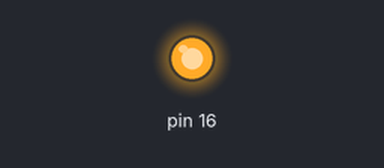
The sketch below on a simulated Arduino Uno, built with avr-gcc and run on an emulated ATmega328P. Shown: output pins drawn as LEDs (lit = HIGH).

Above: at 0.1 s.
Timing chart, 0 to 1.6 s (numbered marks = the images above):
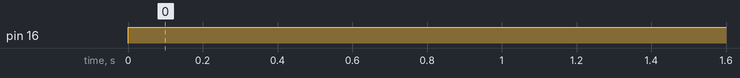

Measured:
- by itself, pin 16: LOW → HIGH at 0.00 s

The sketch:

Infrared.ino
```cpp
// the setup function runs once when you press reset or power the board
void setup() {
  pinMode(16, OUTPUT);
}

// the loop function runs over and over again forever
void loop() {

   digitalWrite(16, HIGH);   // turn the LED on (HIGH is the voltage level)
}
```
